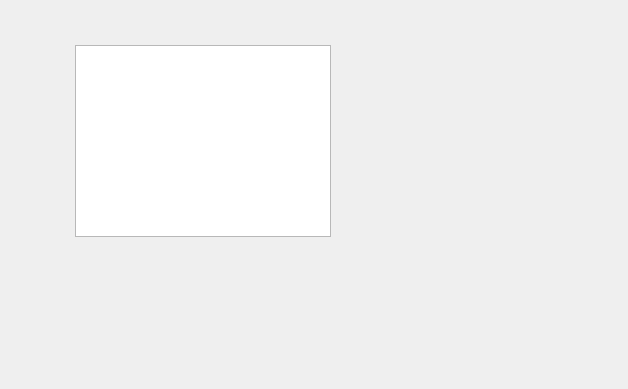
<?xml version="1.0" encoding="UTF-8"?>
<ui version="4.0">
 <class>QWFormDoc</class>
 <widget class="QWidget" name="QWFormDoc">
  <property name="geometry">
   <rect>
    <x>0</x>
    <y>0</y>
    <width>628</width>
    <height>389</height>
   </rect>
  </property>
  <property name="font">
   <font>
    <pointsize>10</pointsize>
   </font>
  </property>
  <property name="windowTitle">
   <string>new document</string>
  </property>
  <property name="autoFillBackground">
   <bool>true</bool>
  </property>
  <widget class="QPlainTextEdit" name="plainTextEdit">
   <property name="geometry">
    <rect>
     <x>75</x>
     <y>45</y>
     <width>256</width>
     <height>192</height>
    </rect>
   </property>
  </widget>
  <action name="actOpen">
   <property name="icon">
    <iconset resource="res.qrc">
     <normaloff>:/icons/images/122.bmp</normaloff>:/icons/images/122.bmp</iconset>
   </property>
   <property name="text">
    <string>打开</string>
   </property>
   <property name="toolTip">
    <string>打开文件</string>
   </property>
  </action>
  <action name="actCut">
   <property name="icon">
    <iconset resource="res.qrc">
     <normaloff>:/icons/images/200.bmp</normaloff>:/icons/images/200.bmp</iconset>
   </property>
   <property name="text">
    <string>剪切</string>
   </property>
   <property name="toolTip">
    <string>剪切</string>
   </property>
   <property name="shortcut">
    <string>Ctrl+X</string>
   </property>
  </action>
  <action name="actCopy">
   <property name="icon">
    <iconset resource="res.qrc">
     <normaloff>:/icons/images/202.bmp</normaloff>:/icons/images/202.bmp</iconset>
   </property>
   <property name="text">
    <string>复制</string>
   </property>
   <property name="toolTip">
    <string>复制</string>
   </property>
   <property name="shortcut">
    <string>Ctrl+C</string>
   </property>
  </action>
  <action name="actPaste">
   <property name="icon">
    <iconset resource="res.qrc">
     <normaloff>:/icons/images/204.bmp</normaloff>:/icons/images/204.bmp</iconset>
   </property>
   <property name="text">
    <string>粘贴</string>
   </property>
   <property name="toolTip">
    <string>粘贴</string>
   </property>
   <property name="shortcut">
    <string>Ctrl+V</string>
   </property>
  </action>
  <action name="actFont">
   <property name="icon">
    <iconset resource="res.qrc">
     <normaloff>:/icons/images/506.bmp</normaloff>:/icons/images/506.bmp</iconset>
   </property>
   <property name="text">
    <string>字体</string>
   </property>
   <property name="toolTip">
    <string>设置字体</string>
   </property>
  </action>
  <action name="actClose">
   <property name="icon">
    <iconset resource="res.qrc">
     <normaloff>:/icons/images/132.bmp</normaloff>:/icons/images/132.bmp</iconset>
   </property>
   <property name="text">
    <string>关闭</string>
   </property>
   <property name="toolTip">
    <string>关闭本窗口</string>
   </property>
  </action>
  <action name="actUndo">
   <property name="icon">
    <iconset resource="res.qrc">
     <normaloff>:/icons/images/206.bmp</normaloff>:/icons/images/206.bmp</iconset>
   </property>
   <property name="text">
    <string>撤销</string>
   </property>
   <property name="toolTip">
    <string>撤销编辑操作</string>
   </property>
   <property name="shortcut">
    <string>Ctrl+Z</string>
   </property>
  </action>
  <action name="actRedo">
   <property name="icon">
    <iconset resource="res.qrc">
     <normaloff>:/icons/images/208.bmp</normaloff>:/icons/images/208.bmp</iconset>
   </property>
   <property name="text">
    <string>重复</string>
   </property>
   <property name="toolTip">
    <string>重复编辑操作</string>
   </property>
  </action>
 </widget>
 <resources>
  <include location="res.qrc"/>
 </resources>
 <connections>
  <connection>
   <sender>actClose</sender>
   <signal>triggered()</signal>
   <receiver>QWFormDoc</receiver>
   <slot>close()</slot>
   <hints>
    <hint type="sourcelabel">
     <x>-1</x>
     <y>-1</y>
    </hint>
    <hint type="destinationlabel">
     <x>429</x>
     <y>272</y>
    </hint>
   </hints>
  </connection>
  <connection>
   <sender>actCut</sender>
   <signal>triggered()</signal>
   <receiver>plainTextEdit</receiver>
   <slot>cut()</slot>
   <hints>
    <hint type="sourcelabel">
     <x>-1</x>
     <y>-1</y>
    </hint>
    <hint type="destinationlabel">
     <x>395</x>
     <y>220</y>
    </hint>
   </hints>
  </connection>
  <connection>
   <sender>actCopy</sender>
   <signal>triggered()</signal>
   <receiver>plainTextEdit</receiver>
   <slot>copy()</slot>
   <hints>
    <hint type="sourcelabel">
     <x>-1</x>
     <y>-1</y>
    </hint>
    <hint type="destinationlabel">
     <x>395</x>
     <y>220</y>
    </hint>
   </hints>
  </connection>
  <connection>
   <sender>actPaste</sender>
   <signal>triggered()</signal>
   <receiver>plainTextEdit</receiver>
   <slot>paste()</slot>
   <hints>
    <hint type="sourcelabel">
     <x>-1</x>
     <y>-1</y>
    </hint>
    <hint type="destinationlabel">
     <x>395</x>
     <y>220</y>
    </hint>
   </hints>
  </connection>
  <connection>
   <sender>actUndo</sender>
   <signal>triggered()</signal>
   <receiver>plainTextEdit</receiver>
   <slot>undo()</slot>
   <hints>
    <hint type="sourcelabel">
     <x>-1</x>
     <y>-1</y>
    </hint>
    <hint type="destinationlabel">
     <x>395</x>
     <y>220</y>
    </hint>
   </hints>
  </connection>
  <connection>
   <sender>actRedo</sender>
   <signal>triggered()</signal>
   <receiver>plainTextEdit</receiver>
   <slot>redo()</slot>
   <hints>
    <hint type="sourcelabel">
     <x>-1</x>
     <y>-1</y>
    </hint>
    <hint type="destinationlabel">
     <x>395</x>
     <y>220</y>
    </hint>
   </hints>
  </connection>
 </connections>
</ui>
